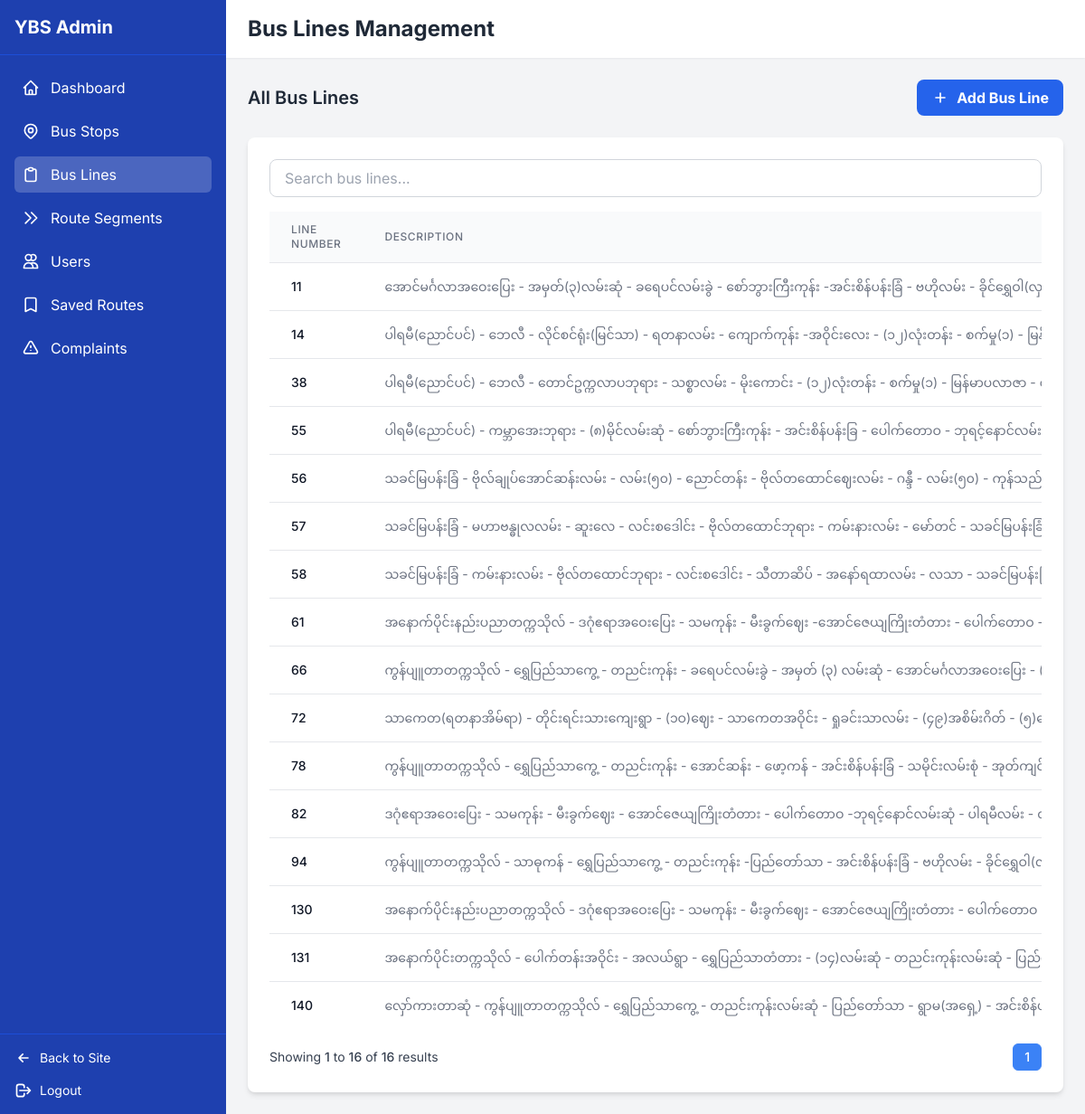
Page /admin-dashboard/bus-lines/ (signed in) on the earlier database version.
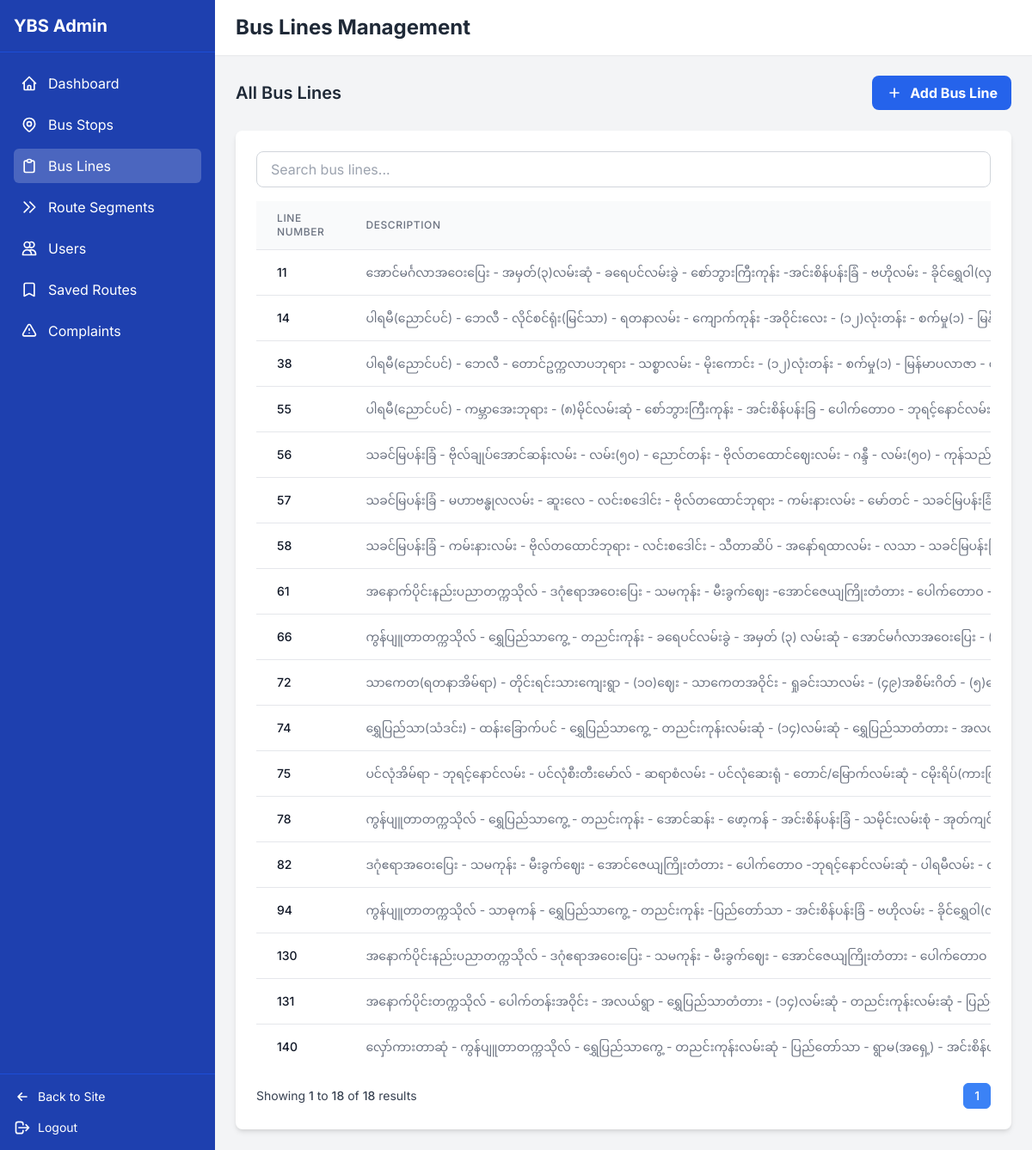
Same page on the later database version.
### bus_routes/models.py (models this page shows, shortened)
class BusLine(models.Model):
    line_number = models.IntegerField(unique=True, verbose_name="Bus Line Number")
    description = models.TextField(blank=True, verbose_name="Description")
    class Meta:
        verbose_name = "Bus Line"
        verbose_name_plural = "Bus Lines"

### bus_routes/views.py (the view)
# urls.py: path('admin-dashboard/bus-lines/', views.admin_bus_lines, name='admin_bus_lines'),
@user_passes_test(is_admin)
def admin_bus_lines(request):
    bus_lines_list = BusLine.objects.all().order_by('line_number')
    paginator = Paginator(bus_lines_list, 20)
    page_number = request.GET.get('page')
    page_obj = paginator.get_page(page_number)
    return render(request, 'admin_bus_lines.html', {
        'active_tab': 'bus_lines',
        'bus_lines': page_obj,
        'page_obj': page_obj,
        'paginator': paginator
    })

### bus_routes/views.py (called while the page is built)
def is_admin(user):
    return user.is_authenticated and user.is_staff

### templates/admin_bus_lines.html (shortened to what this page needs)
{% extends "admin_dashboard.html" %}
{% block header_title %}Bus Lines Management{% endblock %}
{% block content %}
<div class="mb-6 flex justify-between items-center">
    <h2 class="text-xl font-semibold text-gray-800">All Bus Lines</h2>
    <a href="{% url 'admin_bus_line_add' %}" class="bg-blue-600 hover:bg-blue-700 text-white font-bold py-2 px-4 rounded-lg flex items-center">
        <svg xmlns="http://www.w3.org/2000/svg" class="h-5 w-5 mr-2" fill="none" viewBox="0 0 24 24" stroke="currentColor">
            <path stroke-linecap="round" stroke-linejoin="round" stroke-width="2" d="M12 6v6m0 0v6m0-6h6m-6 0H6" />
        </svg>
        Add Bus Line
    </a>
</div>
<div class="card bg-white overflow-hidden">
    <div class="p-6">
        <div class="mb-4">
            <input type="text" id="searchInput" placeholder="Search bus lines..." class="w-full px-4 py-2 border border-gray-300 rounded-lg focus:outline-none focus:ring-2 focus:ring-blue-500">
        </div>
        <div class="overflow-x-auto">
            <table class="min-w-full divide-y divide-gray-200">
                <thead class="bg-gray-50">
                    <tr>
                        <th scope="col" class="px-6 py-3 text-left text-xs font-medium text-gray-500 uppercase tracking-wider">Line Number</th>
                        <th scope="col" class="px-6 py-3 text-left text-xs font-medium text-gray-500 uppercase tracking-wider">Description</th>
                    </tr>
                </thead>
                <tbody class="bg-white divide-y divide-gray-200">
                    {% for line in bus_lines %}
                    <tr>
                        <td class="px-6 py-4 whitespace-nowrap text-sm font-medium text-gray-900">{{ line.line_number }}</td>
                        <td class="px-6 py-4 whitespace-nowrap text-sm text-gray-500">{{ line.description|default:"-" }}</td>
                    </tr>
                    {% empty %}
                    <tr>
                        <td colspan="3" class="px-6 py-4 whitespace-nowrap text-sm text-gray-500 text-center">No bus lines found.</td>
                    </tr>
                    {% endfor %}
                </tbody>
            </table>
        </div>
        <div class="mt-4 flex justify-between items-center">
            <div>
                <p class="text-sm text-gray-700">
                    Showing <span class="font-medium">{{ page_obj.start_index }}</span> to <span class="font-medium">{{ page_obj.end_index }}</span> of <span class="font-medium">{{ paginator.count }}</span> results
                </p>
            </div>
            <div class="flex space-x-2">
                {% for num in paginator.page_range %}
                    {% if page_obj.number == num %}
                        <span class="px-3 py-1 border border-blue-500 bg-blue-500 text-white rounded-md text-sm font-medium">{{ num }}</span>
                    {% elif num > page_obj.number|add:'-3' and num < page_obj.number|add:'3' %}
                        <a href="?page={{ num }}" class="px-3 py-1 border border-gray-300 rounded-md text-sm font-medium text-gray-700 hover:bg-gray-50">{{ num }}</a>
                    {% endif %}
                {% endfor %}
            </div>
        </div>
    </div>
</div>
{% endblock %}

Differences in the rows shown:
added BusLine: line_number "74", description "ရွှေပြည်သာ(သံဒင်း) - ထန်းခြောက်ပင် - ရွှေပြည်သာကွေ့ - တညင်းကုန်းလမ်းဆုံ - (၁၄)လမ်းဆုံ - ရွှေပြည်သာတံတား -…"
added BusLine: line_number "75", description "ပင်လုံအိမ်ရာ - ဘုရင့်နောင်လမ်း - ပင်လုံစီးတီးမော်လ် - ဆရာစံလမ်း - ပင်လုံဆေးရုံ - တောင်/မြောက်လမ်းဆုံ -…"
Other differences:
{{ page_obj.end_index }}: "16" → "18"
{{ paginator.count }}: "16" → "18"
